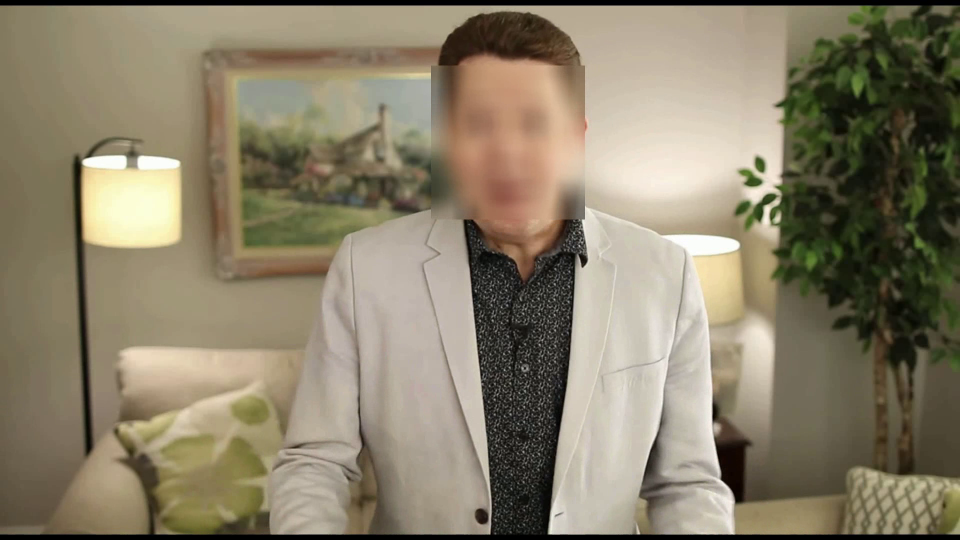
#> input picture frame 9 of Face_censoring/blurred_face.avi, 1920 x 1080 px, given in place of smile.mp4, which was not available (shown at 1/2 size)
$ python Blurred_Area_faces_censoring.py
#> lines starting #> are read from the running program, lines starting #| are printed output that depends on the picture; after the words box and inside, x2 and y2 are one past the last pixel; in counts of white or black regions, pixels touching at a corner belong together; pictures that were not available may be replaced by others from this repository, and a replacement may not be noted
import cv2

video = cv2.VideoCapture("smile.mp4")
success , frame = video.read()
#> frame is the input picture: shape (1080, 1920, 3); mean B, G, R 105.6, 127.7, 137.1
face_cascade = cv2.CascadeClassifier("faces.xml")
output = cv2.VideoWriter("blurred_face.avi", cv2.VideoWriter_fourcc(*'DIVX'),30,
                         (frame.shape[1],frame.shape[0]))
while success:
    faces = face_cascade.detectMultiScale(frame, 1.1, 4)
#> faces = [[1818, 247, 93, 93], [856, 127, 316, 316]]
    for (x, y, w, h) in faces:
        frame[y:y+h,x:x+w] = cv2.blur(frame[y:y+h, x:x+w], (50,50))
#> this loop made 2 passes
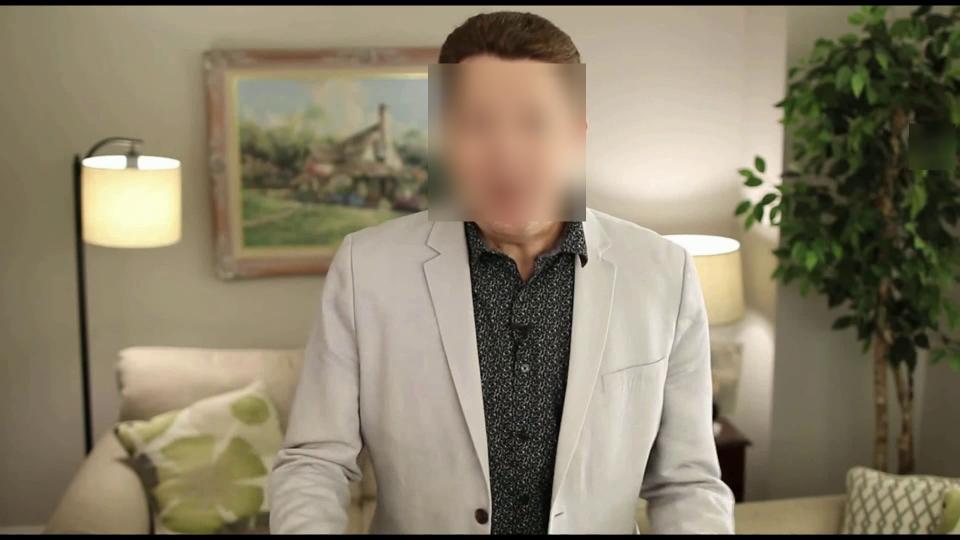
#> frame: shape (1080, 1920, 3) (shown at 1/2 size); 5.21% of pixels changed, all inside (x1, y1, x2, y2) = (856, 127, 1911, 443)
    output.write(frame)
    success,frame = video.read()
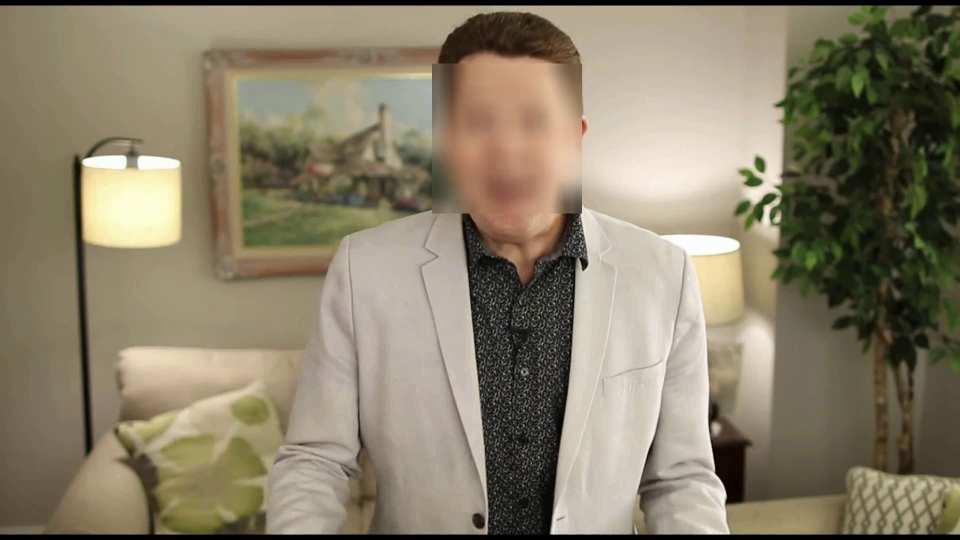
#> input picture frame 10 of Face_censoring/blurred_face.avi, 1920 x 1080 px, given in place of smile.mp4, which was not available (shown at 1/2 size)
#> frame is the input picture: shape (1080, 1920, 3); mean B, G, R 105.3, 127.4, 136.9

output.release()

$ run again, starting later in the video
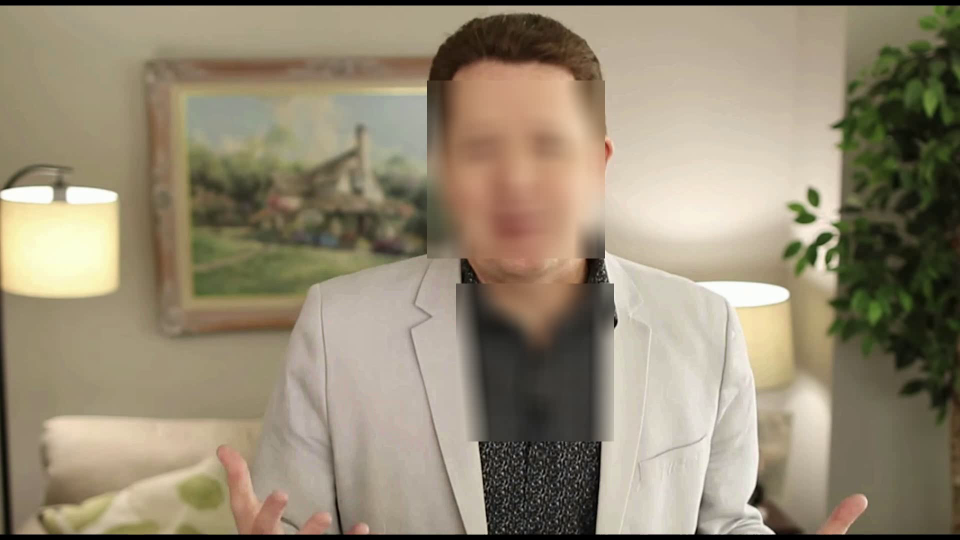
#> input picture frame 72 of Face_censoring/blurred_face.avi, 1920 x 1080 px, given in place of smile.mp4, which was not available (shown at 1/2 size)
#> frame is the input picture: shape (1080, 1920, 3); mean B, G, R 115.4, 137.4, 148.5
#> faces = [[847, 155, 378, 378]]
#> the loop `for (x, y, w, h) in faces:` made 1 pass
#> after the loop `for (x, y, w, h) in faces:`:
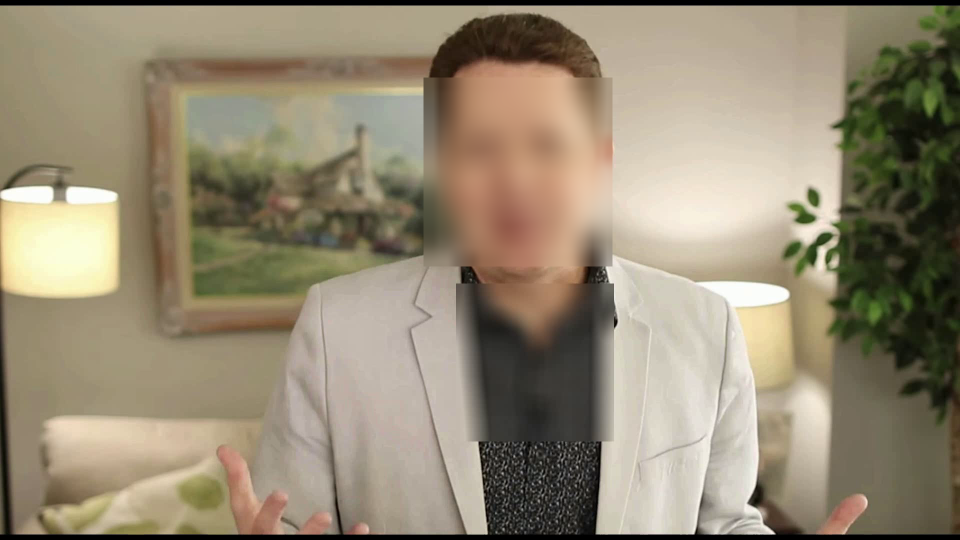
#> frame: shape (1080, 1920, 3) (shown at 1/2 size); 6.83% of pixels changed, all inside (x1, y1, x2, y2) = (847, 155, 1225, 533)
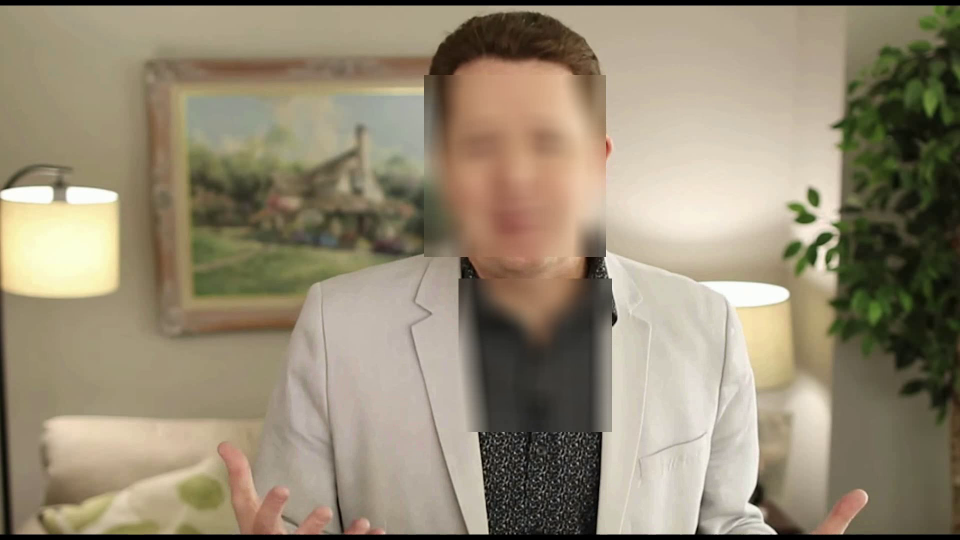
#> input picture frame 73 of Face_censoring/blurred_face.avi, 1920 x 1080 px, given in place of smile.mp4, which was not available (shown at 1/2 size)
#> frame is the input picture: shape (1080, 1920, 3); mean B, G, R 115.3, 137.4, 148.4
